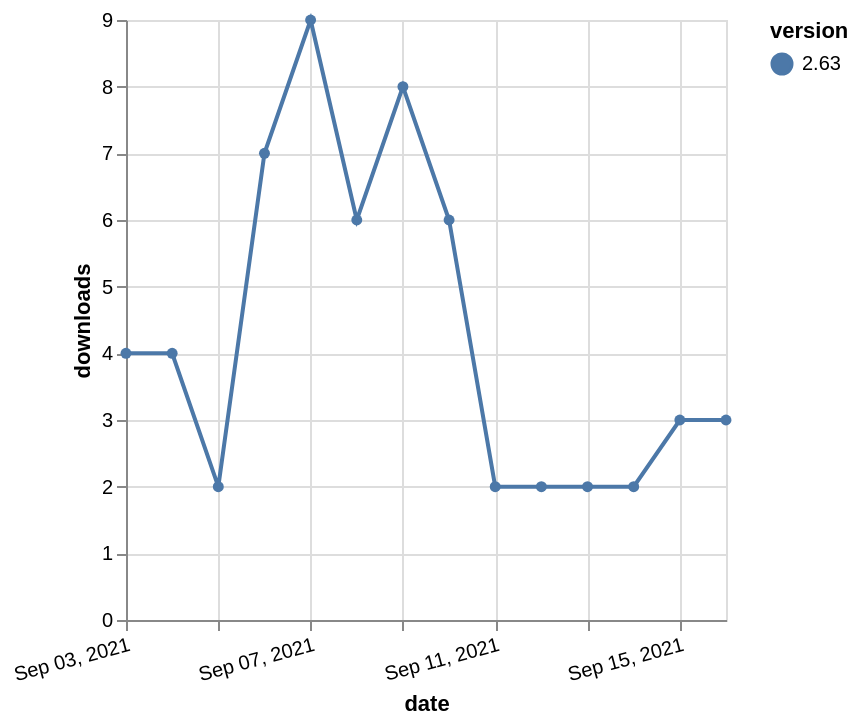

The Vega-Lite source for this figure:
### Vega-Lite specification from a JSON file in a GitHub repository (floating-point values rounded to 4 significant figures)
{"$schema": "https://vega.github.io/schema/vega-lite/v5.json", "description": "A simple bar chart with embedded data.", "data": {"values": [{"date": "2021-09-03", "total": 3830, "delta": 4, "version": "2.63"}, {"date": "2021-09-04", "total": 3834, "delta": 4, "version": "2.63"}, {"date": "2021-09-05", "total": 3836, "delta": 2, "version": "2.63"}, {"date": "2021-09-06", "total": 3843, "delta": 7, "version": "2.63"}, {"date": "2021-09-07", "total": 3852, "delta": 9, "version": "2.63"}, {"date": "2021-09-08", "total": 3858, "delta": 6, "version": "2.63"}, {"date": "2021-09-09", "total": 3866, "delta": 8, "version": "2.63"}, {"date": "2021-09-10", "total": 3872, "delta": 6, "version": "2.63"}, {"date": "2021-09-11", "total": 3874, "delta": 2, "version": "2.63"}, {"date": "2021-09-12", "total": 3876, "delta": 2, "version": "2.63"}, {"date": "2021-09-13", "total": 3878, "delta": 2, "version": "2.63"}, {"date": "2021-09-14", "total": 3880, "delta": 2, "version": "2.63"}, {"date": "2021-09-15", "total": 3883, "delta": 3, "version": "2.63"}, {"date": "2021-09-16", "total": 3886, "delta": 3, "version": "2.63"}]}, "width": "container", "mark": {"type": "line", "point": {"filled": true}}, "encoding": {"x": {"field": "date", "type": "temporal", "timeUnit": "yearmonthdate", "title": "date", "axis": {"labelAngle": -15}}, "y": {"field": "delta", "type": "quantitative", "title": "downloads"}, "color": {"field": "version", "type": "nominal"}, "tooltip": {"field": "delta"}}}
